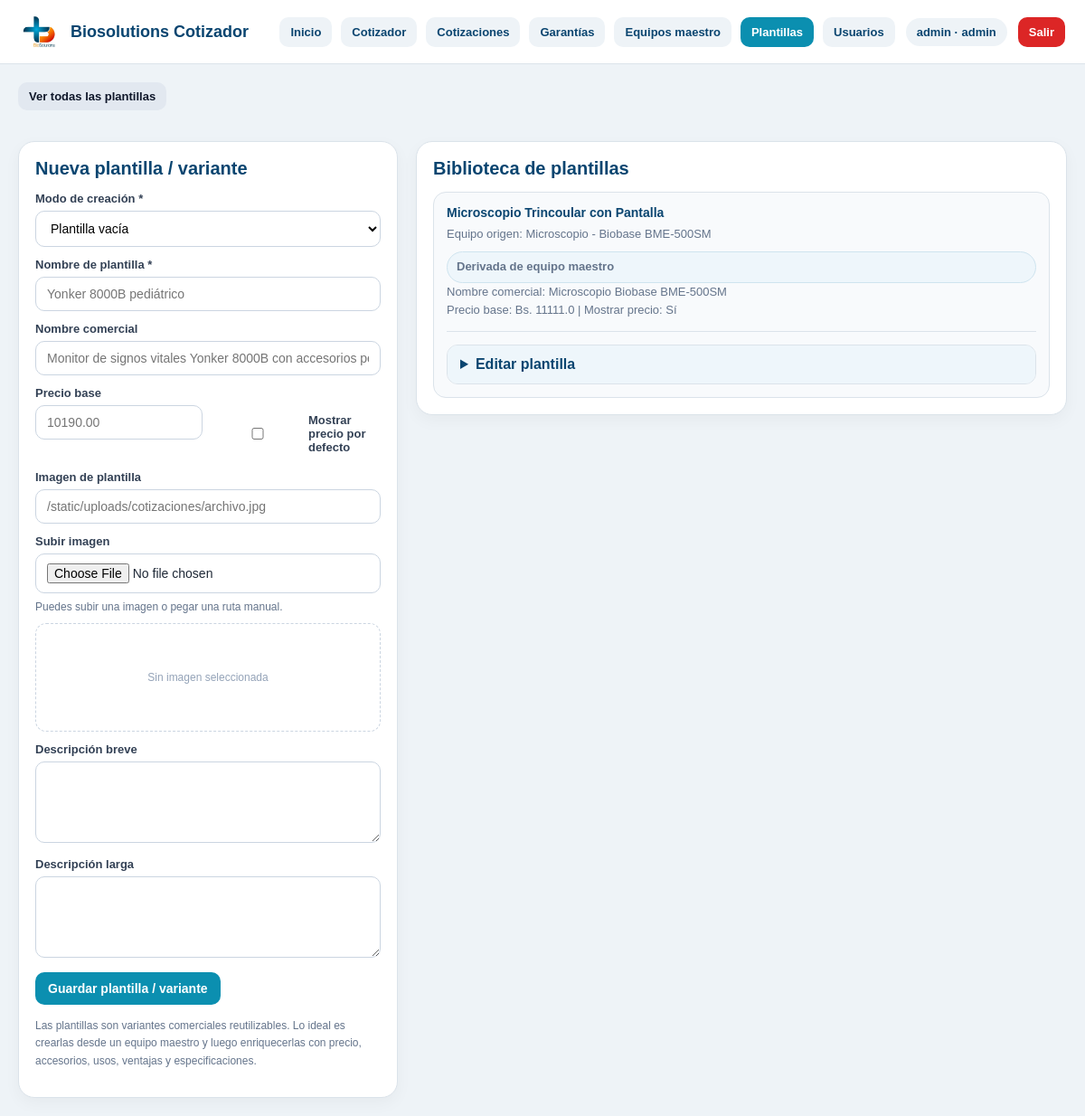
The app's page /plantillas (signed in) with its own data.
### tables this page shows
CREATE TABLE usuarios (
    id INTEGER PRIMARY KEY AUTOINCREMENT,
    username TEXT NOT NULL UNIQUE,
    password_hash TEXT NOT NULL,
    nombre TEXT,
    rol TEXT NOT NULL DEFAULT 'editor',
    activo INTEGER NOT NULL DEFAULT 1,
    creado_en TEXT NOT NULL DEFAULT CURRENT_TIMESTAMP
);

CREATE TABLE plantillas (
    id INTEGER PRIMARY KEY AUTOINCREMENT,
    equipo_id INTEGER,
    nombre_plantilla TEXT NOT NULL,
    nombre_comercial TEXT,
    descripcion_breve TEXT,
    descripcion_larga TEXT,
    imagen TEXT,
    precio_base REAL DEFAULT 0,
    mostrar_precio_por_defecto INTEGER DEFAULT 0,
    activo INTEGER DEFAULT 1,
    FOREIGN KEY (equipo_id) REFERENCES equipos(id) ON DELETE SET NULL
);

CREATE TABLE equipos (
    id INTEGER PRIMARY KEY AUTOINCREMENT,
    nombre TEXT NOT NULL,
    marca TEXT,
    modelo TEXT,
    origen TEXT,
    garantia_base TEXT,
    descripcion_breve TEXT,
    descripcion_larga TEXT,
    imagen TEXT,
    precio_base REAL,
    mostrar_precio_por_defecto INTEGER DEFAULT 0,
    activo INTEGER DEFAULT 1
);

### app.py (the view, shortened to what this page needs)
@app.route("/plantillas")
@login_required
def plantillas_page():
    conn = get_db_connection()
    equipo_id_raw = (request.args.get("equipo_id") or "").strip()
    action = (request.args.get("action") or "").strip().lower()
    if action not in {"create", "view"}:
        action = ""
    equipo_id = None
    if equipo_id_raw:
        try:
            equipo_id = int(equipo_id_raw)
        except ValueError:
            equipo_id = None
    equipos = conn.execute("""
        SELECT *
        FROM equipos
        WHERE activo = 1
        ORDER BY id DESC
    """).fetchall()
    selected_equipo = None
    filter_by_equipo = bool(equipo_id and action == "view")
    if filter_by_equipo:
        plantillas_rows = conn.execute("""
            SELECT p.*, e.nombre AS equipo_nombre, e.marca AS equipo_marca, e.modelo AS equipo_modelo
            FROM plantillas p
            LEFT JOIN equipos e ON e.id = p.equipo_id
            WHERE p.activo = 1
              AND p.equipo_id = ?
            ORDER BY p.id DESC
        """, (equipo_id,)).fetchall()
    else:
        plantillas_rows = conn.execute("""
            SELECT p.*, e.nombre AS equipo_nombre, e.marca AS equipo_marca, e.modelo AS equipo_modelo
            FROM plantillas p
            LEFT JOIN equipos e ON e.id = p.equipo_id
            WHERE p.activo = 1
            ORDER BY p.id DESC
        """).fetchall()
    plantillas = []
    for p in plantillas_rows:
        children = get_plantilla_children(conn, p["id"])
        plantilla_dict = dict(p)
        plantilla_dict["imagen"] = normalize_image_path_for_db(plantilla_dict.get("imagen") or "")
        plantilla_dict["imagen_url"] = build_public_image_url(plantilla_dict.get("imagen") or "")
        plantilla_dict["especificaciones"] = [dict(x) for x in children["especificaciones"]]
        plantilla_dict["usos"] = [dict(x) for x in children["usos"]]
        plantilla_dict["accesorios"] = [dict(x) for x in children["accesorios"]]
        plantilla_dict["ventajas"] = [dict(x) for x in children["ventajas"]]
        plantillas.append(plantilla_dict)
    equipos_json = []
    for e in equipos:
        nombre = (e["nombre"] or "").strip()
        marca = (e["marca"] or "").strip()
        modelo = (e["modelo"] or "").strip()
        nombre_comercial_base = " ".join(
            part for part in [nombre, marca, modelo] if part
        ).strip()
        equipos_json.append({
            "id": e["id"],
            "nombre": nombre,
            "marca": marca,
            "modelo": modelo,
            "origen": (e["origen"] or "").strip(),
            "garantia_base": (e["garantia_base"] or "").strip(),
            "imagen": (e["imagen"] or "").strip(),
            "descripcion_breve": (e["descripcion_breve"] or "").strip(),
            "descripcion_larga": (e["descripcion_larga"] or "").strip(),
            "nombre_comercial_base": nombre_comercial_base
        })
    conn.close()
    return render_template(
        "plantillas.html",
        equipos=equipos,
        equipos_json=equipos_json,
        plantillas=plantillas,
        active_page="plantillas",
        selected_equipo=selected_equipo,
        selected_equipo_id=equipo_id,
        current_action=action,
        filter_by_equipo=filter_by_equipo
    )

### templates/plantillas.html (shortened to what this page needs)
{% extends "base.html" %}
{% block content %}
<div class="page-grid">
  <div class="top-actions" style="grid-column:1 / -1;">
    <a class="top-link" href="{{ url_for('plantillas_page') }}">Ver todas las plantillas</a>
  </div>
  <section class="page-card">
    <h2>{% if current_role in ['admin', 'editor'] %}Nueva plantilla / variante{% else %}Detalle del módulo{% endif %}</h2>
     {% if current_role in ['admin', 'editor'] %}
  <form method="post" action="/plantillas/nueva" id="plantillaForm">
  <div class="field">
    <label for="modo_creacion">Modo de creación *</label>
    <select id="modo_creacion" name="modo_creacion" required onchange="toggleEquipoBaseField()">
      <option value="vacia" {% if not (selected_equipo_id and current_action == "create") %}selected{% endif %}>Plantilla vacía</option>
    </select>
  </div>
  <div class="field">
    <label for="nombre_plantilla">Nombre de plantilla *</label>
    <input type="text" id="nombre_plantilla" name="nombre_plantilla" required placeholder="Yonker 8000B pediátrico">
  </div>
  <div class="field">
    <label for="nombre_comercial">Nombre comercial</label>
    <input type="text" id="nombre_comercial" name="nombre_comercial" placeholder="Monitor de signos vitales Yonker 8000B con accesorios pediátricos">
  </div>
  <div class="grid-2">
    <div class="field">
      <label for="precio_base">Precio base</label>
        <input type="number" id="precio_base" name="precio_base" placeholder="10190.00" step="0.01" min="0">
    </div>
    <div class="field">
      <label style="display:flex; align-items:center; gap:8px; margin-top:30px;">
        <input type="checkbox" name="mostrar_precio_por_defecto">
        Mostrar precio por defecto
      </label>
    </div>
  </div>
<div class="field">
    <label for="plantilla_imagen">Imagen de plantilla</label>
    <input type="text" id="plantilla_imagen" name="plantilla_imagen" placeholder="/static/uploads/cotizaciones/archivo.jpg">
  </div>
  <div class="field">
  <label for="plantilla_imagen_upload">Subir imagen</label>
  <input type="file" id="plantilla_imagen_upload" accept="image/*">
  <div class="tiny-note" style="margin-top:6px;">
    Puedes subir una imagen o pegar una ruta manual.
  </div>
  <div class="image-preview-box" id="createTemplateImagePreview">
  </div>
</div>
  <div class="field">
    <label for="plantilla_descripcion_breve">Descripción breve</label>
    <textarea id="plantilla_descripcion_breve" name="plantilla_descripcion_breve"></textarea>
  </div>
  <div class="field">
    <label for="plantilla_descripcion_larga">Descripción larga</label>
    <textarea id="plantilla_descripcion_larga" name="plantilla_descripcion_larga"></textarea>
  </div>
  <button type="submit" class="btn">Guardar plantilla / variante</button>
</form>
  {% else %}
      <p class="tiny-note">
        Tu perfil es de solo lectura. Puedes consultar la biblioteca de plantillas, pero no crear ni modificar registros.
      </p>
    {% endif %}
    <p class="tiny-note" style="margin-top:14px;">
      Las plantillas son variantes comerciales reutilizables. Lo ideal es crearlas desde un equipo maestro y luego enriquecerlas con precio, accesorios, usos, ventajas y especificaciones.
    </p>
  </section>
  <section class="page-card">
    <h2>Biblioteca de plantillas</h2>
    {% if plantillas %}
      <div class="lib-list">
        {% for p in plantillas %}
          <div class="lib-card">
            <strong>{{ p["nombre_plantilla"] }}</strong>
            <span>
              Equipo origen:
              {% if p["equipo_nombre"] %}
                {{ p["equipo_nombre"] }}
                {% if p["equipo_marca"] %} - {{ p["equipo_marca"] }}{% endif %}
                {% if p["equipo_modelo"] %} {{ p["equipo_modelo"] }}{% endif %}
              {% else %}
                Plantilla vacía / sin equipo maestro base
              {% endif %}
            </span>
            {% if p["equipo_nombre"] %}
              <span class="origin-pill">Derivada de equipo maestro</span>
            {% endif %}
            {% if p["nombre_comercial"] %}
              <span>Nombre comercial: {{ p["nombre_comercial"] }}</span>
            {% endif %}
            <span>
              Precio base: Bs. {{ p["precio_base"] or 0 }}
              {% if p["mostrar_precio_por_defecto"] %} | Mostrar precio: Sí{% else %} | Mostrar precio: No{% endif %}
            </span>
            {% if current_role in ['admin', 'editor'] %}
            <div class="edit-card">
              <details>
                <summary>Editar plantilla</summary>
              </details>
            </div>
             {% endif %}
          </div>
        {% endfor %}
      </div>
    {% else %}
      <p class="tiny-note">No hay plantillas cargadas todavía.</p>
    {% endif %}
  </section>
</div>
{% endblock %}

### templates/base.html (shortened to what this page needs)
<!DOCTYPE html>
<html lang="es">
<head>
  <link rel="stylesheet" href="{{ url_for('static', filename='styles.css') }}?v=7" />
</head>
<body>
  <header class="topbar">
    <div class="topbar-left">
      <img src="{{ url_for('static', filename='logo_biosolutions.png') }}" alt="BioSolutions" class="topbar-logo">
      <div class="topbar-title">Biosolutions Cotizador</div>
    </div>
    <div class="topbar-right">
      <nav class="nav-links">
        <a href="{{ url_for('dashboard') }}" class="{% if active_page == 'inicio' %}active{% endif %}">Inicio</a>
         {% if current_role in ['admin', 'editor', 'visor'] %}
          <a href="{{ url_for('cotizador') }}" class="{% if active_page == 'cotizador' %}active{% endif %}">Cotizador</a>
          <a href="{{ url_for('cotizaciones_page') }}" class="{% if active_page == 'cotizaciones' %}active{% endif %}">Cotizaciones</a>
          <a href="{{ url_for('garantias_page') }}" class="{% if active_page == 'garantias' %}active{% endif %}">Garantías</a>
        {% endif %}
        {% if current_role in ['admin', 'editor', 'visor'] %}
          <a href="{{ url_for('equipos_page') }}" class="{% if active_page == 'equipos' %}active{% endif %}">Equipos maestro</a>
          <a href="{{ url_for('plantillas_page') }}" class="{% if active_page == 'plantillas' %}active{% endif %}">Plantillas</a>
        {% endif %}
        {% if current_role == 'admin' %}
          <a href="{{ url_for('usuarios_page') }}" class="{% if active_page == 'usuarios' %}active{% endif %}">Usuarios</a>
        {% endif %}
      </nav>
      {% if current_user %}
        <div class="user-chip">
          {{ current_user["username"] }} · {{ current_user["rol"] }}
        </div>
        <a href="{{ url_for('logout') }}" class="logout-link">Salir</a>
      {% endif %}
    </div>
  </header>
  <main class="page-shell">
    {% block content %}{% endblock %}
  </main>
</body>
</html>

### records on screen
usuarios: username "admin", rol "admin"
plantillas: nombre_plantilla "Microscopio Trincoular con Pantalla", equipo_nombre "Microscopio", equipo_marca "Biobase", equipo_modelo "BME-500SM", nombre_comercial "Microscopio Biobase BME-500SM", precio_base "11111.0", mostrar_precio_por_defecto "| Mostrar precio: Sí"
